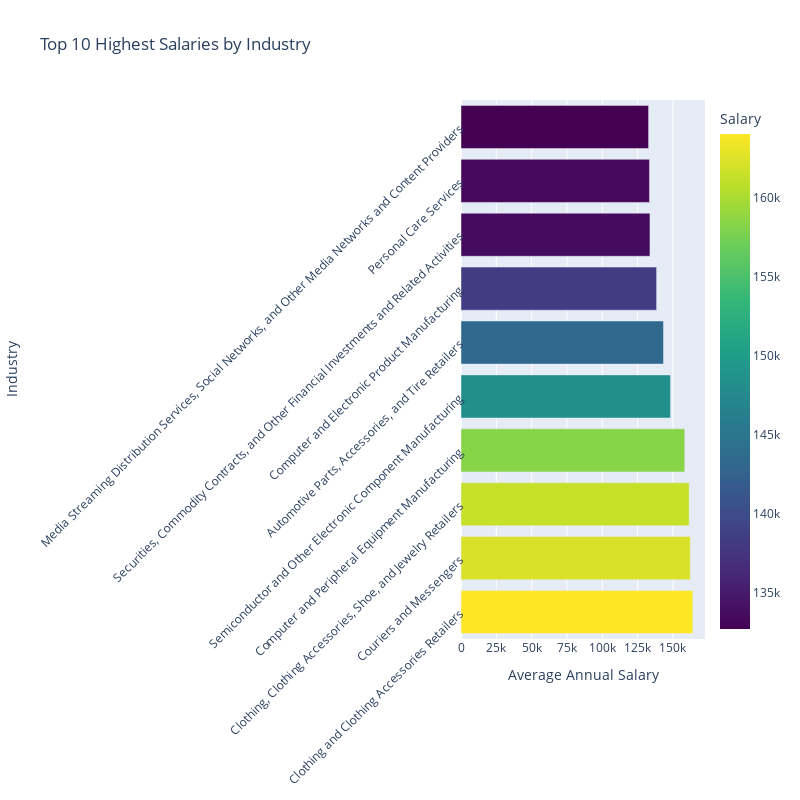

The notebook cell saved with this chart:
### Markdown cell above
Top 5 Highest Salaries by Industry

### Code cell
#Group by 'Industry' and calculate the mean of 'Salary'
grouped = data_scientist_df.groupby('NAICS_TITLE').mean()
grouped

#Filter top 10 Highest Salaries by Industry 
Top10_filtered = grouped[grouped['A_MEAN'] > 50000]

#Sort the data to find the top 10 highest salaries
Top10_sorted = Top10_filtered.sort_values(by='A_MEAN' , ascending=False).head(10)

# Create Plotly bar chart
fig = px.bar(
    Top10_sorted,
    x='A_MEAN',
    y=Top10_sorted.index,
    orientation='h',  # Set the orientation to horizontal
    title='Top 10 Highest Salaries by Industry',
    color='A_MEAN',
    labels={'A_MEAN': 'Salary'},
    color_continuous_scale='viridis',
)

# Set the y-axis scale
fig.update_xaxes(tickvals=[0, 25000, 50000, 75000, 100000, 125000, 150000, 175000, 200000])

# Set x-axis and y-axis labels
fig.update_xaxes(title='Average Annual Salary')
fig.update_yaxes(title='Industry')
fig.update_layout(yaxis_tickangle=-45)

# Adjust the size in the layout
fig.update_layout(
    width=800,
    height=800  # Adjusted the height
)

fig.show()

### Figure 1 — Plotly figure (JSON) as saved in the notebook; plotly's stock layout.template omitted (floating-point values rounded to 4 significant figures)
{"data": [{"alignmentgroup": "True", "hovertemplate": "Salary=%{marker.color}<br>NAICS_TITLE=%{y}<extra></extra>", "legendgroup": "", "marker": {"color": [164030, 162270, 161420, 158350, 148270, 143290, 138430, 133730, 133370, 132740], "coloraxis": "coloraxis", "pattern": {"shape": ""}}, "name": "", "offsetgroup": "", "orientation": "h", "showlegend": false, "textposition": "auto", "type": "bar", "x": [164030, 162270, 161420, 158350, 148270, 143290, 138430, 133730, 133370, 132740], "xaxis": "x", "y": ["Clothing and Clothing Accessories Retailers", "Couriers and Messengers", "Clothing, Clothing Accessories, Shoe, and Jewelry Retailers", "Computer and Peripheral Equipment Manufacturing", "Semiconductor and Other Electronic Component Manufacturing", "Automotive Parts, Accessories, and Tire Retailers", "Computer and Electronic Product Manufacturing", "Securities, Commodity Contracts, and Other Financial Investments and Related Activities", "Personal Care Services", "Media Streaming Distribution Services, Social Networks, and Other Media Networks and Content Providers"], "yaxis": "y"}], "layout": {"barmode": "relative", "coloraxis": {"colorbar": {"title": {"text": "Salary"}}, "colorscale": [[0, "#440154"], [0.1111, "#482878"], [0.2222, "#3e4989"], [0.3333, "#31688e"], [0.4444, "#26828e"], [0.5556, "#1f9e89"], [0.6667, "#35b779"], [0.7778, "#6ece58"], [0.8889, "#b5de2b"], [1, "#fde725"]]}, "height": 800, "legend": {"tracegroupgap": 0}, "title": {"text": "Top 10 Highest Salaries by Industry"}, "width": 800, "xaxis": {"anchor": "y", "domain": [0, 1], "tickvals": [0, 25000, 50000, 75000, 100000, 125000, 150000, 175000, 200000], "title": {"text": "Average Annual Salary"}}, "yaxis": {"anchor": "x", "domain": [0, 1], "tickangle": -45, "title": {"text": "Industry"}}}}
